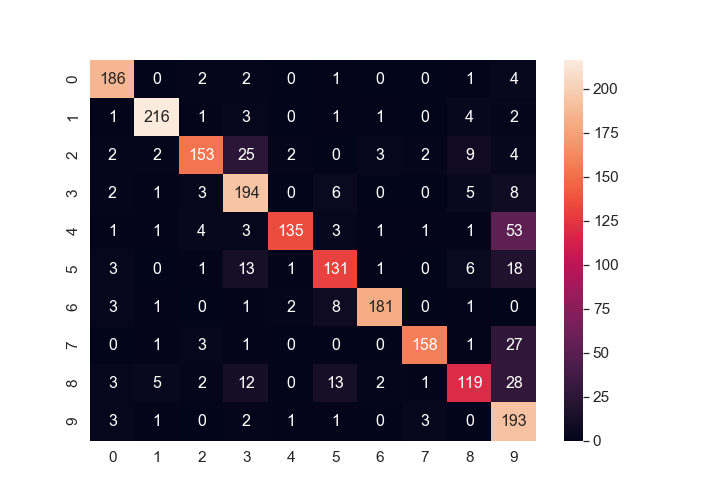

The Python source for this figure:
# -*- coding: utf-8 -*-

# Linear support vector classification of hand written digits

from mnist import MNIST
import matplotlib.pyplot as plt
from sklearn import metrics
from sklearn.svm import LinearSVC
from pathlib import Path
from sklearn.metrics import accuracy_score
import seaborn as sn
import pandas as pd

# Load data
dataFolder = Path(".././data/")
data = MNIST(dataFolder)
data.gz = True
images, labels = data.load_training()

learning = LinearSVC()

# Train the model
trainX = images[:20000]
trainY = labels[:20000]
learning.fit(trainX, trainY)

# Test on the next 1000 images
testX = images[20000:22000]
expected = labels[20000:22000].tolist()
predicted = learning.predict(testX)

# Print the accuracy score
print("K Nearest Neighbours accuracy: ", accuracy_score(expected, predicted))

confusion=metrics.confusion_matrix(expected,predicted)
print(confusion)
plt.matshow(confusion, cmap='binary')

# Seaborn heatmap as a confusion matrix
df = pd.DataFrame(confusion, range(10), range(10))
plt.figure(figsize=(10,7))
sn.set(font_scale=1.4) # for label size
confFig = sn.heatmap(df, annot=True, fmt="d", annot_kws={"size": 16})

# Save figure to file
fig = confFig.get_figure()
fig.savefig("LinearSVC.png")
